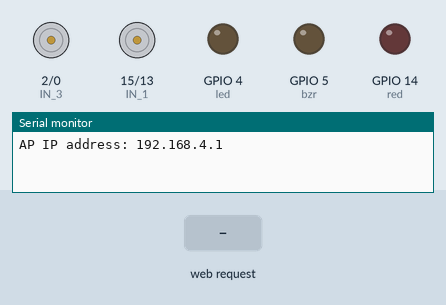
Simulated run of this sketch. Board: ESP8266 (NodeMCU). Parts: motor-driver pin pairs drawn as motors (green arrow = first pin HIGH = forward, orange = second pin HIGH = backward, longer = more drive), output pins drawn as LEDs (lit = HIGH), the last lines printed to the serial monitor. The inputs (shaded band) are chosen by the test bench.

Above: at 1.2 s.
1.3 s: HTTP request GET /?State=F received
At 2.1 s:
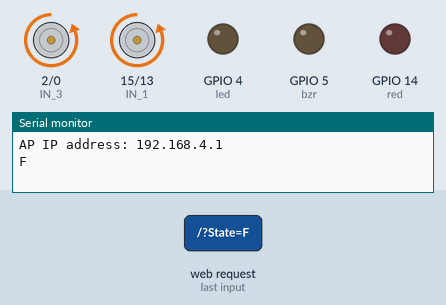
2.8 s: HTTP request GET /?State=B received
At 3.3 s:
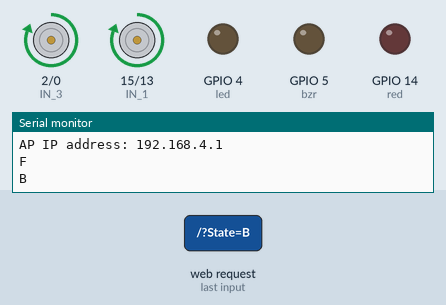
4.3 s: HTTP request GET /?State=L received
At 5.5 s:
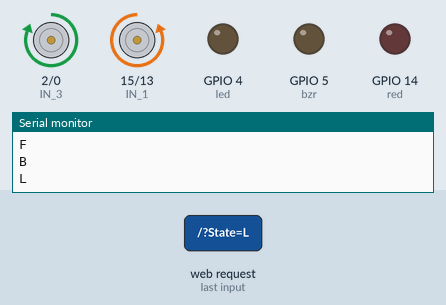
5.8 s: HTTP request GET /?State=R received
At 6.8 s:
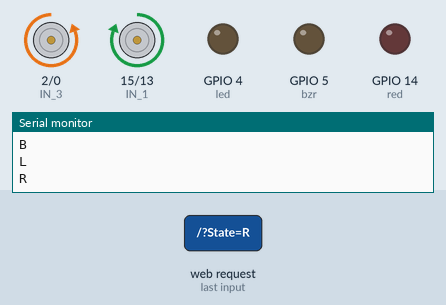
Timing chart, 0 to 8.3 s (numbered marks = the images above; inputs shaded):
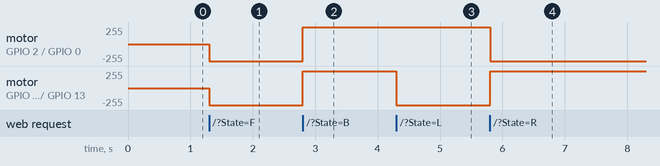

Measured:
- after the input at 1.3 s, motor on GPIO 2 (IN_3) / GPIO 0 (IN_4), motor on GPIO 15 (IN_1) / GPIO 13 (IN_2): stopped → backward 255/255 at once
- after the input at 2.8 s, motor on GPIO 2 (IN_3) / GPIO 0 (IN_4), motor on GPIO 15 (IN_1) / GPIO 13 (IN_2): backward 255/255 → forward 255/255 at once
- after the input at 4.3 s, motor on GPIO 15 (IN_1) / GPIO 13 (IN_2): forward 255/255 → backward 255/255 at once
- after the input at 5.8 s, motor on GPIO 2 (IN_3) / GPIO 0 (IN_4): forward 255/255 → backward 255/255 at once; motor on GPIO 15 (IN_1) / GPIO 13 (IN_2): backward 255/255 → forward 255/255 at once

The sketch:

esp-car.ino
```cpp
  #define IN_1  15          // L298N in1 motors Rightx          GPIO15(D8)
  #define IN_2  13          // L298N in2 motors Right           GPIO13(D7)
  #define IN_3  2           // L298N in3 motors Left            GPIO2(D4)
  #define IN_4  0           // L298N in4 motors Left            GPIO0(D3)
  const int led=4; // led on (D2)
  int bzr = 5; // buzzer on(D1)
  int red=14; // red light on d5
  int led_state =LOW;
  #include <ESP8266WiFi.h>
  #include <WiFiClient.h>
  #include <ESP8266WebServer.h>

  String command;
  int speedCar = 1023;
  int speed_Coeff = 3;

  const char* ssid = "Nodemcu_Car"; // put WIFI SSID for creating AP
  const char* pass = "myespcar"; // put WIFI password for creating AP
  ESP8266WebServer server(80);

  void setup() {


 pinMode(IN_1, OUTPUT);
 pinMode(IN_2, OUTPUT);
 pinMode(IN_3, OUTPUT);
 pinMode(IN_4, OUTPUT);
 pinMode(bzr, OUTPUT);
  pinMode(led, OUTPUT);
    pinMode(red, OUTPUT);
  Serial.begin(115200);

// Connecting WiFi

  WiFi.mode(WIFI_AP);
  WiFi.softAP(ssid, pass);

  IPAddress myIP = WiFi.softAPIP();
  Serial.print("AP IP address: ");
  Serial.println(myIP);

 // Starting WEB-server
     server.on ( "/", HTTP_handleRoot );
     server.onNotFound ( HTTP_handleRoot );
     server.begin();
}

void goAhead(){

      digitalWrite(IN_1, LOW);
      digitalWrite(IN_2, HIGH);

    digitalWrite(red,0);
      digitalWrite(IN_3, LOW);
      digitalWrite(IN_4, HIGH);

  }

void goBack(){


      digitalWrite(IN_1, HIGH);
      digitalWrite(IN_2, LOW);

    digitalWrite(red,0);
      digitalWrite(IN_3, HIGH);
      digitalWrite(IN_4, LOW);

  }

void goRight(){

      digitalWrite(IN_1, HIGH);
      digitalWrite(IN_2, LOW);

    digitalWrite(red,0);
      digitalWrite(IN_3, LOW);
      digitalWrite(IN_4, HIGH);

  }

void goLeft(){

      digitalWrite(IN_1, LOW);
      digitalWrite(IN_2, HIGH);
          digitalWrite(red,0);
      digitalWrite(IN_3, HIGH);
      digitalWrite(IN_4, LOW);

  }

void goAheadRight(){

      digitalWrite(IN_1, LOW);
      digitalWrite(IN_2, HIGH);

      digitalWrite(IN_3, LOW);
      digitalWrite(IN_4, HIGH);
        digitalWrite(red,0);
   }

void goAheadLeft(){

      digitalWrite(IN_1, LOW);
      digitalWrite(IN_2, HIGH);
         digitalWrite(red,0);

      digitalWrite(IN_3, LOW);
      digitalWrite(IN_4, HIGH);
}

void goBackRight(){

      digitalWrite(IN_1, HIGH);
      digitalWrite(IN_2, LOW);
         digitalWrite(red,0);

      digitalWrite(IN_3, HIGH);
      digitalWrite(IN_4, LOW);

  }

void goBackLeft(){

      digitalWrite(IN_1, HIGH);
      digitalWrite(IN_2, LOW);


      digitalWrite(IN_3, HIGH);
      digitalWrite(IN_4, LOW);
     digitalWrite(red,0);
  }

void stopRobot(){
  digitalWrite(red,1);

      digitalWrite(IN_1, LOW);
      digitalWrite(IN_2, LOW);


      digitalWrite(IN_3, LOW);
      digitalWrite(IN_4, LOW);

 }

void loop() {


    server.handleClient();


      command = server.arg("State");

      if (command == "F") goAhead();
      else if (command == "B") goBack();
      else if (command == "L") goLeft();
      else if (command == "R") goRight();
      else if (command == "I") goAheadRight();
      else if (command == "G") goAheadLeft();
      else if (command == "J") goBackRight();
      else if (command == "H") goBackLeft();

      else if (command == "S") stopRobot();
      else if (command== "W") {
        digitalWrite(led,HIGH);
      }
      else if (command== "V"){
        digitalWrite(bzr,!led_state);
        led_state = !led_state;
      }
      else if(command=="5"){digitalWrite(led,1);
      }
      else if(command=="0"){digitalWrite(led,0);}
    digitalWrite(bzr,LOW);

}

void HTTP_handleRoot(void) {

if( server.hasArg("State") ){
       Serial.println(server.arg("State"));
  }
  server.send ( 200, "text/html", "" );
  delay(1);
}
```
